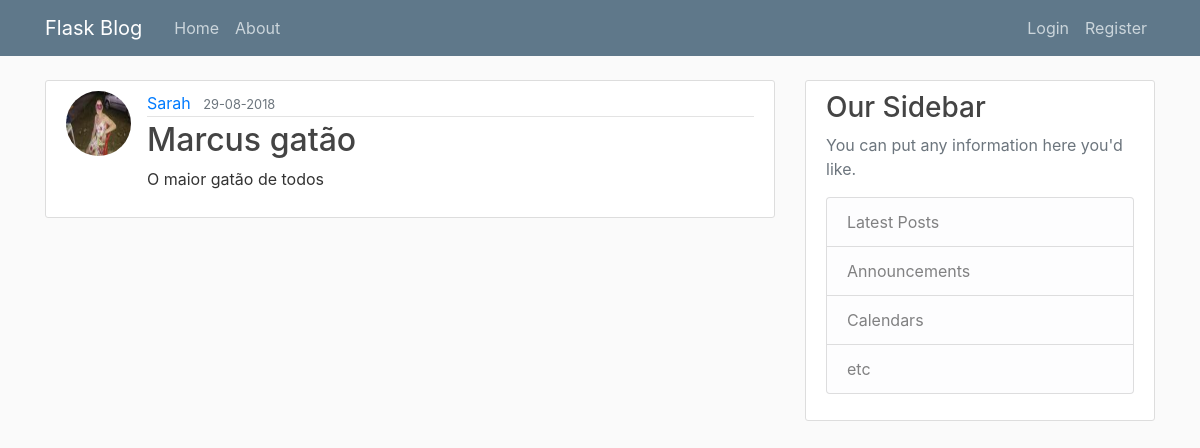
The page /post/2 on the database as committed earlier.
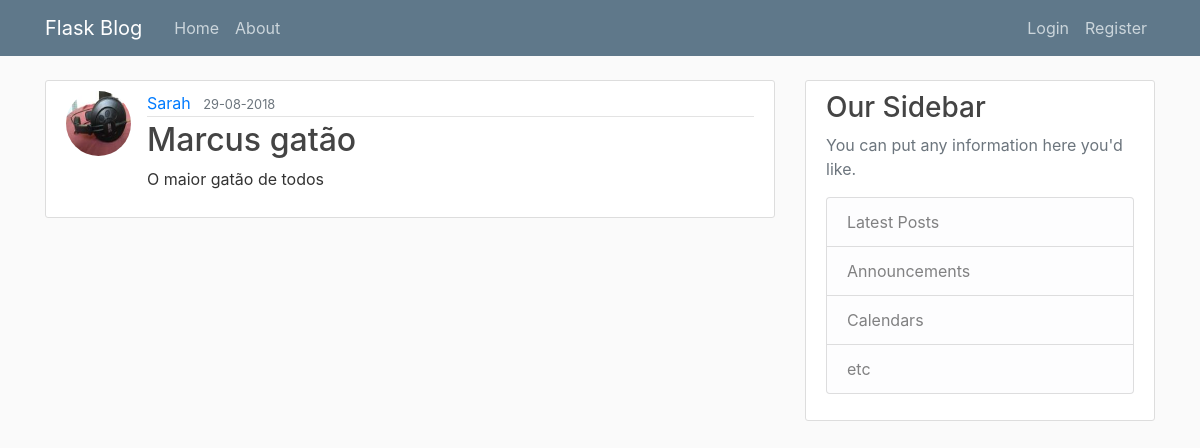
The same page on the database as committed later.
### flaskblog/models.py (models this page shows, shortened)
class User(db.Model, UserMixin):
    id = db.Column(db.Integer, primary_key=True)
    username = db.Column(db.String(20), unique=True, nullable=False)
    email = db.Column(db.String(120), unique=True, nullable=False)
    image_file = db.Column(db.String(20), nullable=False, default='default.jpg')
    password = db.Column(db.String(60), nullable=False)
    posts = db.relationship('Post', backref='author', lazy=True)

### flaskblog/posts/routes.py (the view)
@posts.route("/post/<int:post_id>")
def post(post_id):
    post = Post.query.get_or_404(post_id)
    return render_template('post.html', title=post.title, post=post)

### flaskblog/templates/post.html (shortened to what this page needs)
{% extends "layout.html" %}
{% block content %}
    <article class="media content-section">
        <img class="rounded-circle article-img" src="{{ url_for('static', filename='img/' + post.author.image_file) }}">
        <div class="media-body">
        <div class="article-metadata">
            <a class="mr-2" href="#">{{ post.author.username }}</a>
            <small class="text-muted">{{ post.date_posted.strftime('%d-%m-%Y') }}</small>
        </div>
        <h2 class="article-content">{{ post.title }}</h2>
        <p class="article-content">{{ post.content }}</p>
        </div>
    </article>
{% endblock content %}

Rows that differ between the two databases and show on the page:
changed User "Sarah": image_file: a different picture
